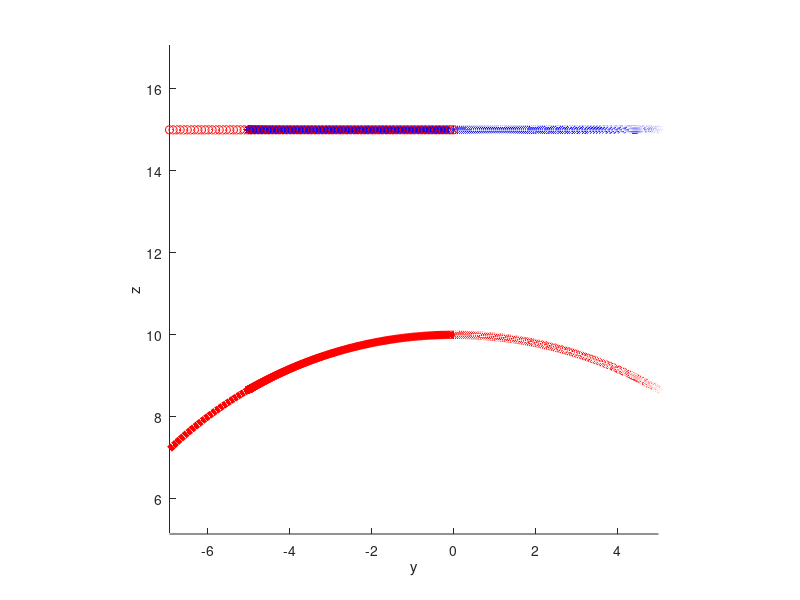

Write MATLAB code to recreate this figure.
clear all;
clc;
axis equal;
hold on;
format short;

xlabel('x');
ylabel('y');
zlabel('z');
view(90,0);

rotate_x = @(theta)[
                    1 , 0           , 0          , 0;
                    0 , cos(theta)  , sin(theta) , 0;
                    0 , -sin(theta) , cos(theta) , 0;
                    0 , 0           , 0          , 1;
                    ];

rotate_y = @(theta)[
                    cos(theta)  , 0 , sin(theta) , 0;
                    0           , 1 , 0          , 0;
                    -sin(theta) , 0 , cos(theta) , 0;
                    0           , 0 , 0          , 1;
                   ];

rotate_z = @(theta)[
                    cos(theta)  , sin(theta) , 0 , 0;
                    -sin(theta) , cos(theta) , 0 , 0;
                    0           , 0          , 1 , 0;
                    0           , 0          , 0 , 1;
                   ];

pipe_length = 20;
pipe_raidus = 10;

unit_arc_length = 0.1;

arc_guide_line_radius = pipe_raidus / 4;
arc_guide_line_radians_length = 5;

%laser working point is half pipe x length
laser_working_point_x = pipe_length / 2;
laser_offset_center_distance = 0;
laser_up_lift_distance = 5;
laser_circle_raduis = pipe_raidus / 2;

unit_circle_center_angle = unit_arc_length / (pi/180 * pipe_raidus);
unit_arc_rad = unit_circle_center_angle * pi / 180;

theta = 0 : unit_arc_rad : 2 * pi;
[col,row] = size(theta);
% pipe_rotate_x_angle = 0;
% pipe_rotate_y_angle = 0;
% pipe_rotate_z_angle = 0;

[cylinder_x, cylinder_y, cylinder_z] = cylinder(pipe_raidus, 100);
cylinder_z = cylinder_z * pipe_length;
pipe_x = cylinder_z;
pipe_y = cylinder_x;
pipe_z = cylinder_y;

%draw pipe
%mesh(pipe_x, pipe_y, pipe_z);

%laser working point is half pipe x length
% laser_working_point_x = pipe_length / 2;
% laser_offset_center_distance = 0;
% laser_up_lift_distance = 5;
% laser_circle_raduis = pipe_raidus;

laser_pos_x = laser_working_point_x;
laser_pos_y = laser_offset_center_distance;
laser_pos_z = pipe_raidus + laser_up_lift_distance;

%draw laser trail
laser_trail_x = laser_pos_x + laser_circle_raduis * cos(theta);
laser_trail_y = laser_pos_y + laser_circle_raduis * sin(theta);
laser_trail_z = laser_pos_z * ones(1, row);

laser_trail = [laser_trail_x',laser_trail_y',laser_trail_z';];
plot3(laser_trail_x, laser_trail_y, laser_trail_z, 'b*');

%draw cilcle trail
cut_trail_x = laser_trail_x;
cut_trail_y = laser_trail_y;
cut_trail_z = sqrt(pipe_raidus^2 - cut_trail_y.^2);

cut_trail = [cut_trail_x',cut_trail_y',cut_trail_z'];

angle_cut_y = acos(cut_trail_y ./ pipe_raidus);
angle_cut_y = rad2deg(angle_cut_y);
angle_cut_trail = [cut_trail_x',angle_cut_y',cut_trail_z'];
need_penetrate = false;
for i = 1 : row
    if (abs( cut_trail_y(1, i)) > pipe_raidus)
        need_penetrate = true;
        continue;
    end
    if (cut_trail_x(1,i) < 0 || cut_trail_x(1,i) > pipe_length)
        continue;
    end
    plot3(cut_trail_x(1,i), cut_trail_y(1,i), cut_trail_z(1,i), 'r*');
end

if (need_penetrate)
    for i = 1 : row
        if (abs( cut_trail_y(1, i)) > pipe_raidus)
            continue;
        end
        if (cut_trail_x(1,i) < 0 || cut_trail_x(1,i) > pipe_length)
            continue;
        end
        plot3(cut_trail_x(1,i), cut_trail_y(1,i), - cut_trail_z(1,i), 'y*');
    end
end

% arc_guide_line_radians = arc_guide_line_radians_length / arc_guide_line_radius;
% arc_guide_line_circle_center_x = laser_pos_x + laser_circle_raduis - arc_guide_line_radius;
% arc_guide_line_circle_center_y = laser_pos_y;
% arc_guide_line_circle_center_z = laser_pos_z;
%judge guide line in/out circle
is_arc_guide_line_out_circle = true;
%add arc in guide line 
% arc_guide_line_in_theta = arc_guide_line_radians : -unit_arc_rad : 0;
% [arc_guide_line_in_col, arc_guide_line_in_row] = size(arc_guide_line_in_theta);
% arc_trail_in_x = arc_guide_line_circle_center_x + arc_guide_line_radius * cos(arc_guide_line_in_theta);
% arc_trail_in_y = arc_guide_line_circle_center_y + arc_guide_line_radius * sin(arc_guide_line_in_theta);
% arc_trail_in_z = arc_guide_line_circle_center_z * ones(1, arc_guide_line_in_row);
% if (is_arc_guide_line_out_circle)
%     parallel_trail_in_x = arc_trail_in_x - arc_guide_line_circle_center_x;
%     parallel_trail_in_y = arc_trail_in_y - arc_guide_line_circle_center_y;
%     parallel_trail_in_z = arc_trail_in_z - arc_guide_line_circle_center_z;
% 
%     rotate_y_trail_in_x = parallel_trail_in_x * cos(pi) - parallel_trail_in_z * sin(pi);
%     rotate_y_trail_in_y = parallel_trail_in_y;
%     rotate_y_trail_in_z = parallel_trail_in_x * sin(pi) + parallel_trail_in_z * cos(pi);
% 
%     arc_trail_in_x = rotate_y_trail_in_x + arc_guide_line_circle_center_x + 2 * arc_guide_line_radius;
%     arc_trail_in_y = rotate_y_trail_in_y + arc_guide_line_circle_center_y;
%     arc_trail_in_z = rotate_y_trail_in_z + arc_guide_line_circle_center_z;
% end
% plot3(arc_trail_in_x, arc_trail_in_y, arc_trail_in_z, 'co');
% arc_trail_in = [arc_trail_in_x',arc_trail_in_y',arc_trail_in_z'];
%add arc out guide line
% arc_guide_line_out_theta = 2 * pi : -unit_arc_rad : 2 * pi - arc_guide_line_radians;
% [arc_guide_line_out_col, arc_guide_line_out_row] = size(arc_guide_line_out_theta);
% arc_trail_out_x = arc_guide_line_circle_center_x + arc_guide_line_radius * cos(arc_guide_line_out_theta);
% arc_trail_out_y = arc_guide_line_circle_center_y + arc_guide_line_radius * sin(arc_guide_line_out_theta);
% arc_trail_out_z = arc_guide_line_circle_center_z * ones(1, arc_guide_line_out_row);
% if (is_arc_guide_line_out_circle)
%     parallel_trail_out_x = arc_trail_out_x - arc_guide_line_circle_center_x;
%     parallel_trail_out_y = arc_trail_out_y - arc_guide_line_circle_center_y;
%     parallel_trail_out_z = arc_trail_out_z - arc_guide_line_circle_center_z;
% 
%     rotate_y_trail_out_x = parallel_trail_out_x * cos(pi) - parallel_trail_out_z * sin(pi);
%     rotate_y_trail_out_y = parallel_trail_out_y;
%     rotate_y_trail_out_z = parallel_trail_out_x * sin(pi) + parallel_trail_out_z * cos(pi);
% 
%     arc_trail_out_x = rotate_y_trail_out_x + arc_guide_line_circle_center_x + 2 * arc_guide_line_radius;
%     arc_trail_out_y = rotate_y_trail_out_y + arc_guide_line_circle_center_y;
%     arc_trail_out_z = rotate_y_trail_out_z + arc_guide_line_circle_center_z;
% end
% plot3(arc_trail_out_x, arc_trail_out_y, arc_trail_out_z, 'mo');
% 
% arc_trail_out = [arc_trail_out_x',arc_trail_out_y',arc_trail_out_z'];
% draw arc in guide line trail
% cut_arc_guide_line_in_x = arc_trail_in_x;
% cut_arc_guide_line_in_y = arc_trail_in_y;
% cut_arc_guide_line_in_z = sqrt(pipe_raidus^2 - cut_arc_guide_line_in_y.^2);
% plot3(cut_arc_guide_line_in_x, cut_arc_guide_line_in_y, cut_arc_guide_line_in_z, 'r*');
% cut_arc_guide_line_in = [cut_arc_guide_line_in_x',cut_arc_guide_line_in_y',cut_arc_guide_line_in_z'];
% draw arc out guide line trail
% cut_arc_guide_line_out_x = arc_trail_out_x;
% cut_arc_guide_line_out_y = arc_trail_out_y;
% cut_arc_guide_line_out_z = sqrt(pipe_raidus^2 - cut_arc_guide_line_out_y.^2);
% plot3(cut_arc_guide_line_out_x, cut_arc_guide_line_out_y, cut_arc_guide_line_out_z, 'r*');
% cut_arc_guide_line_out = [cut_arc_guide_line_out_x',cut_arc_guide_line_out_y',cut_arc_guide_line_out_z'];

% A = arc_trail_in == cut_arc_guide_line_in;
% B = arc_trail_out == cut_arc_guide_line_out;
% 
% [~, frame_row_count] = size(arc_guide_line_in_theta);
% move_laser_x = 0;
% move_laser_y = 0;
% move_laser_z = laser_pos_z;
% hlaser = plot3(move_laser_x, move_laser_y, move_laser_z, 'ro');
% for i = 1 : frame_row_count
%     move_laser_x = arc_trail_in_x(1, i);
%     angle = acos(arc_trail_in_y(1, i) / pipe_raidus);
%     set(hlaser, 'xdata', move_laser_x, 'ydata', move_laser_y, 'zdata', move_laser_z);
%     drawnow;
%     pause(0.01);
% end
% 
% [~, frame_row_count] = size(theta);
% for i = 1 : frame_row_count
%     move_laser_x = cut_trail_x(1,i);
%     set(hlaser, 'xdata', move_laser_x, 'ydata', move_laser_y, 'zdata', move_laser_z);
%     drawnow;
%     pause(0.01);
% end
% 
% [~, frame_row_count] = size(arc_guide_line_out_theta);
% for i = 1 : frame_row_count
%     move_laser_x = arc_trail_out_x(1,i);
%     set(hlaser, 'xdata', move_laser_x, 'ydata', move_laser_y, 'zdata', move_laser_z);
%     drawnow;
%     pause(0.01);
% end

guide_line_length = 8;
guide_line_degree = 30;
guide_line_x = laser_pos_x + laser_circle_raduis;
guide_line_y = laser_pos_y;
guide_line_z = laser_pos_z;
guide_line_radian = deg2rad(guide_line_degree);

guide_line_xs = guide_line_x + guide_line_length * cos(guide_line_radian - pi / 2);
guide_line_ys = guide_line_y + guide_line_length * sin(guide_line_radian - pi / 2);
guide_line_zs = guide_line_z;

guide_line_xe = guide_line_x;
guide_line_ye = guide_line_y;
guide_line_ze = guide_line_z;

guide_line_unit_line = 0.1;
guide_line_plan_length = 0;
% guide_line_delta = 0 : 0.1 : 1;
% [~, guide_line_col] = size(guide_line_delta);
count = 1;
while guide_line_plan_length <= guide_line_length
    guide_line_delta = guide_line_plan_length / guide_line_length;
    guide_line_fx(1,count) = (1 - guide_line_delta) .* guide_line_xs + guide_line_delta .* guide_line_xe;
    guide_line_fy(1,count) = (1 - guide_line_delta) .* guide_line_ys + guide_line_delta .* guide_line_ye;
    guide_line_fz(1,count) =  guide_line_ze;
    guide_line_plan_length = guide_line_plan_length + guide_line_unit_line;
    count = count + 1;
end
guide_line = [guide_line_fx' guide_line_fy' guide_line_fz'];
guide_line_out = flipud(guide_line);
plot3(guide_line_fx,guide_line_fy,guide_line_fz,'ro');

guide_line_cut_trail_x = guide_line_fx;
guide_line_cut_trail_y = guide_line_fy;
guide_line_cut_trail_z = sqrt(pipe_raidus^2 - guide_line_cut_trail_y.^2);
guide_line_cut_trail = [guide_line_cut_trail_x' guide_line_cut_trail_y' guide_line_cut_trail_z'];
guide_line_cut_out_trail = flipud(guide_line);
plot3(guide_line_cut_trail_x,guide_line_cut_trail_y,guide_line_cut_trail_z,'r','LineWidth',5);
